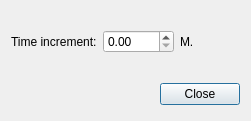
<ui version="4.0" >
 <class>SpecifyTimeIncrementDialog</class>
 <widget class="QDialog" name="SpecifyTimeIncrementDialog" >
  <property name="geometry" >
   <rect>
    <x>0</x>
    <y>0</y>
    <width>251</width>
    <height>121</height>
   </rect>
  </property>
  <property name="windowTitle" >
   <string>Specify Time Increment</string>
  </property>
  <property name="modal" >
   <bool>true</bool>
  </property>
  <layout class="QVBoxLayout" >
   <item>
    <layout class="QHBoxLayout" >
     <property name="spacing" >
      <number>6</number>
     </property>
     <property name="leftMargin" >
      <number>0</number>
     </property>
     <property name="topMargin" >
      <number>0</number>
     </property>
     <property name="rightMargin" >
      <number>0</number>
     </property>
     <property name="bottomMargin" >
      <number>0</number>
     </property>
     <item>
      <widget class="QLabel" name="label_2" >
       <property name="text" >
        <string>Time increment:</string>
       </property>
      </widget>
     </item>
     <item>
      <widget class="QDoubleSpinBox" name="spinbox_increment" >
       <property name="maximum" >
        <double>9999.000000000000000</double>
       </property>
       <property name="singleStep" >
        <double>0.100000000000000</double>
       </property>
      </widget>
     </item>
     <item>
      <widget class="QLabel" name="label" >
       <property name="text" >
        <string>M.</string>
       </property>
      </widget>
     </item>
     <item>
      <spacer>
       <property name="orientation" >
        <enum>Qt::Horizontal</enum>
       </property>
       <property name="sizeHint" >
        <size>
         <width>40</width>
         <height>20</height>
        </size>
       </property>
      </spacer>
     </item>
    </layout>
   </item>
   <item>
    <layout class="QHBoxLayout" >
     <property name="spacing" >
      <number>6</number>
     </property>
     <property name="leftMargin" >
      <number>0</number>
     </property>
     <property name="topMargin" >
      <number>0</number>
     </property>
     <property name="rightMargin" >
      <number>0</number>
     </property>
     <property name="bottomMargin" >
      <number>0</number>
     </property>
     <item>
      <spacer>
       <property name="orientation" >
        <enum>Qt::Horizontal</enum>
       </property>
       <property name="sizeHint" >
        <size>
         <width>131</width>
         <height>31</height>
        </size>
       </property>
      </spacer>
     </item>
     <item>
      <widget class="QPushButton" name="button_close" >
       <property name="text" >
        <string>Close</string>
       </property>
      </widget>
     </item>
    </layout>
   </item>
  </layout>
 </widget>
 <resources/>
 <connections>
  <connection>
   <sender>button_close</sender>
   <signal>clicked()</signal>
   <receiver>SpecifyTimeIncrementDialog</receiver>
   <slot>accept()</slot>
   <hints>
    <hint type="sourcelabel" >
     <x>278</x>
     <y>253</y>
    </hint>
    <hint type="destinationlabel" >
     <x>96</x>
     <y>254</y>
    </hint>
   </hints>
  </connection>
 </connections>
</ui>
